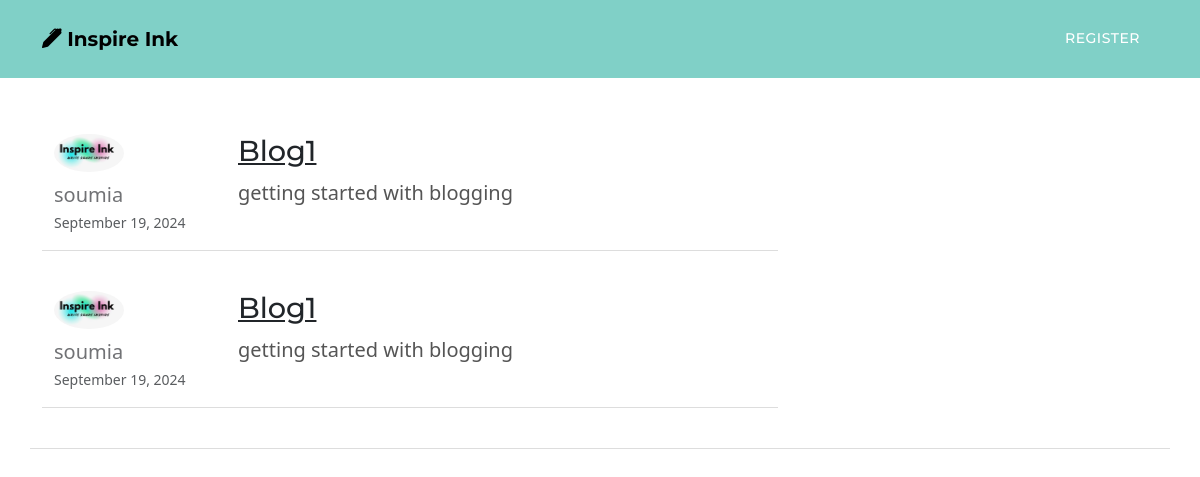
The page /blog/ on the database as committed earlier.
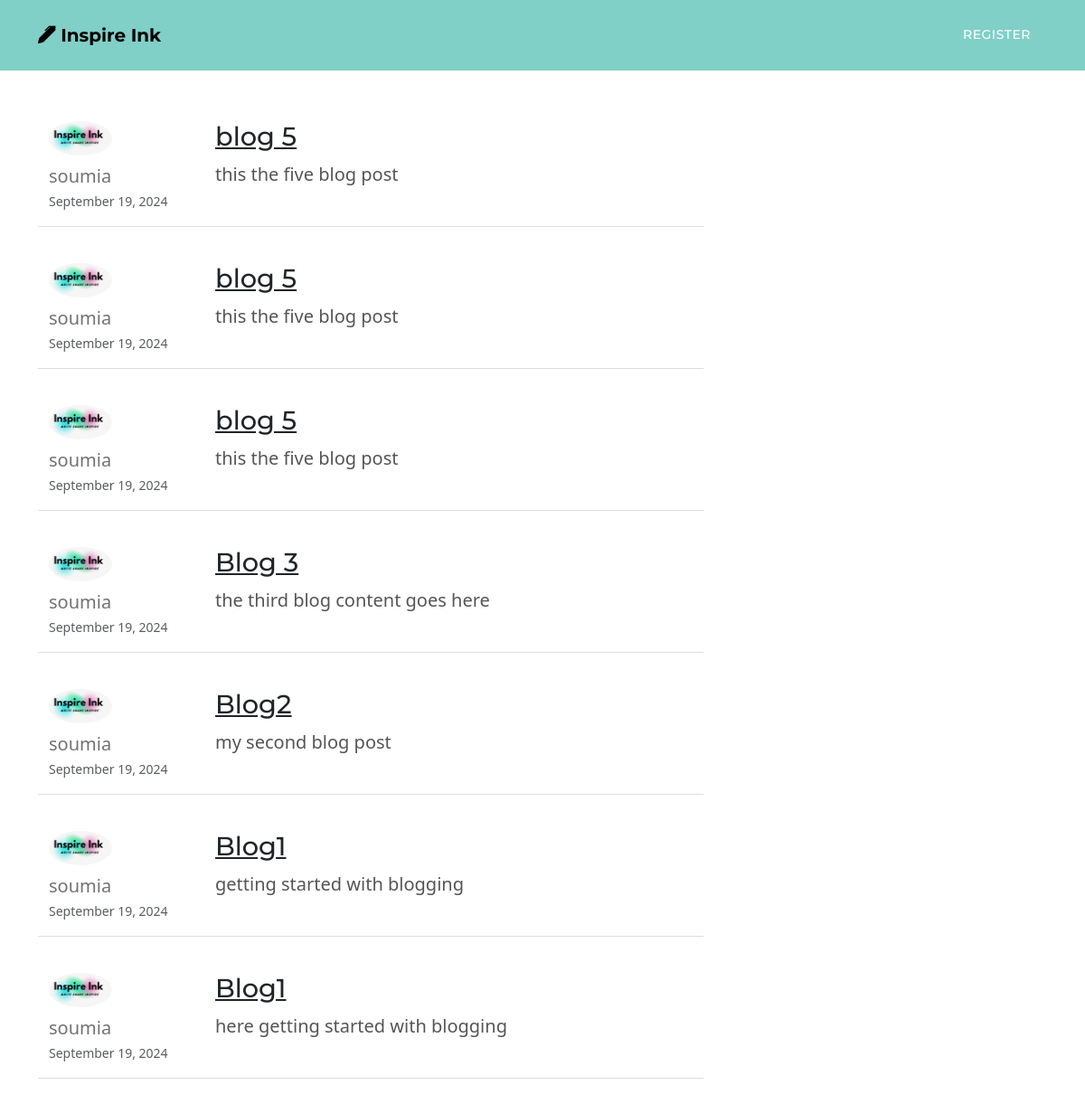
The same page on the database as committed later.
### main/models.py (models this page shows, shortened)
class Post(models.Model):
    title = models.CharField(max_length=100)
    content = models.TextField()
    date_posted = models.DateTimeField(default=timezone.now)
    category = models.CharField(max_length=100, default="not-listed")
    author = models.ForeignKey(User, on_delete=models.CASCADE)

### users/models.py (models this page shows, shortened)
class Profile(models.Model):
    user = models.OneToOneField(User, on_delete=models.CASCADE)
    image = models.ImageField(default='default.png', upload_to='profiles_pics')

### main/views.py (the view)
# urls.py: path('blog/', PostListView.as_view(), name='blog-page'), # <app>/<model>_<viewtype>.html
class PostListView(ListView):
     model = Post
     template_name = 'blog.html'
     context_object_name = 'posts'
     ordering = ['-date_posted'] # reverse the way the posts are sorted from new to old

### main/templates/blog.html
{% extends 'base.html' %} {% block content %}
<div class="container mt-4">
  {% for post in posts %}
  <div class="row mb-4">
    <div class="col-md-3">
      <img
        src="{{ post.author.profile.image.url }}"
        class="rounded-circle img-fluid profile-img"
        alt="profile pic"
      />
      <p class="mt-2 mb-0 font-weight-bold">{{ post.author }}</p>
      <small class="text-muted">{{ post.date_posted|date:"F d, Y" }}</small>
    </div>
    <div class="col-md-9">
      <h2 class="post-title">
        <a class="text-dark" href="#">{{ post.title }}</a>
      </h2>
      <p class="post-content">{{ post.content }}</p>
    </div>
  </div>
  {% endfor %}
</div>
{% endblock content %}

Rows that differ between the two databases and show on the page:
added Post: author.profile.image (picture), author "soumia", date_posted "September 19, 2024", title "blog 5", content "this the five blog post"
added Post: author.profile.image (picture), author "soumia", date_posted "September 19, 2024", title "blog 5", content "this the five blog post"
added Post: author.profile.image (picture), author "soumia", date_posted "September 19, 2024", title "blog 5", content "this the five blog post"
added Post: author.profile.image (picture), author "soumia", date_posted "September 19, 2024", title "Blog 3", content "the third blog content goes here"
added Post: author.profile.image (picture), author "soumia", date_posted "September 19, 2024", title "Blog2", content "my second blog post"
changed Post: content "getting started with blogging" → "here getting started with blogging"
